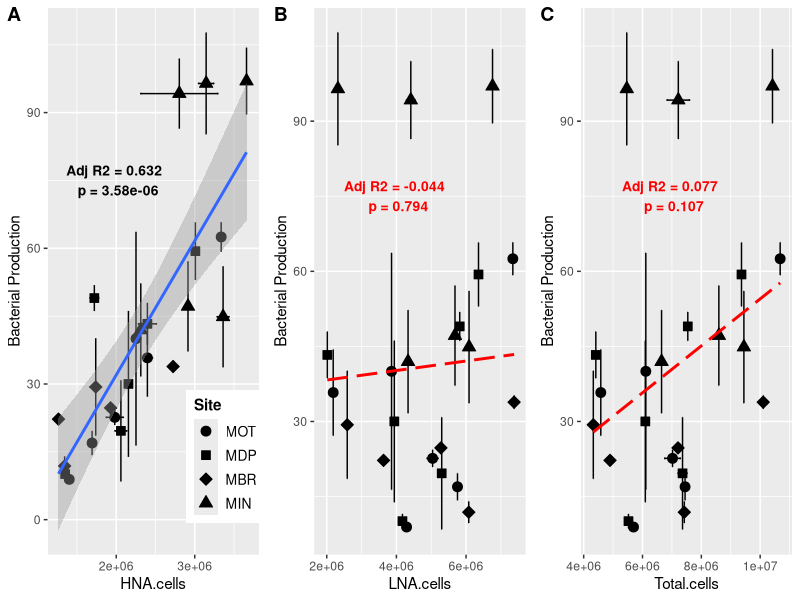

The R script that drew this image:
# March 4th, 2017 
# Marian L Schmidt 

# Load libraries
library(dplyr)
library(ggplot2)
library(cowplot)

# Read in the data 
raw_data <- read.table(file="data/Chloroplasts_removed/nochloro_HNA_LNA.tsv", header = TRUE)  %>%
  # Create matching column to go with Muskegon productivity data
  mutate(norep_filter_name = paste(substr(Sample_16S,1,4), substr(Sample_16S,6,9), sep = "")) %>%
  arrange(norep_filter_name)

# Subset out only the Muskegon and Surface samples 
muskegon_data <- raw_data %>%
  dplyr::filter(Lake == "Muskegon" & Depth == "Surface") %>%
  dplyr::select(norep_filter_name)


# Load in the productivity data
production <- read.csv(file="data/production_data.csv", header = TRUE) %>%    
  dplyr::filter(fraction == "Free" & limnion == "Surface") %>%                         # Select only rows that are free-living
  dplyr::select(names, tot_bacprod, SD_tot_bacprod) %>%         # Select relevant columns for total productivity
  mutate(tot_bacprod = round(tot_bacprod, digits = 2),          # Round to 2 decimals
         SD_tot_bacprod = round(SD_tot_bacprod, digits = 2) ) %>%      
  dplyr::rename(norep_filter_name = names) %>%                  # Rename to match other data frame
  arrange(norep_filter_name)

# Stop if the names do not match
stopifnot(muskegon_data$norep_filter_name == production$norep_filter_name)

# Combine the two muskegon data frames into one
combined_data <- left_join(muskegon_data, production, by = "norep_filter_name")

# Merge the combined data back into the original data frame (data)
data <- left_join(raw_data, combined_data, by = "norep_filter_name")

# Write out the file 
#write.table(data, file="data/Chloroplasts_removed/productivity_data.tsv", row.names=TRUE)




####################################################################################
####################################################################################
########################  Analysis of HNA/LNA/Total Cells vs Total Productivity
muskegon <- dplyr::filter(data, Lake == "Muskegon" & Depth == "Surface") %>%
  mutate(Site = factor(Site, levels = c("MOT", "MDP", "MBR", "MIN"))) 


lm_HNA <- lm(tot_bacprod ~ HNA.cells, data = muskegon)

HNA_vs_prod <- ggplot(muskegon, aes(x = HNA.cells, y = tot_bacprod)) + 
  geom_point(size = 3, aes(shape = Site), fill = "black") + 
  geom_errorbarh(aes(xmin = HNA.cells - HNA.sd, xmax = HNA.cells + HNA.sd)) + 
  geom_errorbar(aes(ymin = tot_bacprod - SD_tot_bacprod, max = tot_bacprod + SD_tot_bacprod)) + 
  scale_shape_manual(values = c(21, 22, 23, 24)) + 
  geom_smooth(method = "lm") + 
  ylab("Bacterial Production") +
  annotate("text", x = 2e+06, y=75, color = "black", fontface = "bold", size = 3.5,
           label = paste("Adj R2 =", round(summary(lm_HNA)$adj.r.squared, digits = 3), "\n", 
                         "p =", round(unname(summary(lm_HNA)$coefficients[,4][2]), digits = 8)))

lm_LNA <- lm(tot_bacprod ~ LNA.cells, data = muskegon)

LNA_vs_prod <- ggplot(muskegon, aes(x = LNA.cells, y = tot_bacprod)) + 
  geom_point(size = 3, aes(shape = Site), fill = "black") + 
  geom_errorbarh(aes(xmin = LNA.cells - LNA.sd, xmax = LNA.cells + LNA.sd)) + 
  geom_errorbar(aes(ymin = tot_bacprod - SD_tot_bacprod, max = tot_bacprod + SD_tot_bacprod)) + 
  scale_shape_manual(values = c(21, 22, 23, 24)) + 
  ylab("Bacterial Production") +
  geom_smooth(method = "lm", se = FALSE, linetype = "longdash", color = "red") + 
  annotate("text", x = 4e+06, y=75, color = "red", fontface = "bold", size = 3.5,
           label = paste("Adj R2 =", round(summary(lm_LNA)$adj.r.squared, digits = 3), "\n", 
                         "p =", round(unname(summary(lm_LNA)$coefficients[,4][2]), digits = 3)))

lm_total <- lm(tot_bacprod ~ Total.cells, data = muskegon)

Total_vs_prod <- ggplot(muskegon, aes(x = Total.cells, y = tot_bacprod)) + 
  geom_point(size = 3, aes(shape = Site), fill = "black") + 
  geom_errorbarh(aes(xmin = Total.cells - Total.count.sd, xmax = Total.cells + Total.count.sd)) + 
  geom_errorbar(aes(ymin = tot_bacprod - SD_tot_bacprod, max = tot_bacprod + SD_tot_bacprod)) + 
  scale_shape_manual(values = c(21, 22, 23, 24)) +
  ylab("Bacterial Production") +
  geom_smooth(method = "lm", se = FALSE, linetype = "longdash", color = "red") + 
  annotate("text", x = 7e+06, y=75, color = "red", fontface = "bold", size = 3.5,
           label = paste("Adj R2 =", round(summary(lm_total)$adj.r.squared, digits = 3), "\n", 
                         "p =", round(unname(summary(lm_total)$coefficients[,4][2]), digits = 3)))

# Put all three plots together into one 
totprod_plots <- plot_grid(HNA_vs_prod + theme(legend.position = c(0.84, 0.18),
                              legend.text = element_text(size = 10),
                              legend.title = element_text(size = 11, face = "bold")), 
          LNA_vs_prod + theme(legend.position = "none"), 
          Total_vs_prod + theme(legend.position = "none"),
          labels = c("A", "B", "C"), 
          ncol = 3)

# Save the plot to a file to call in the README
ggsave(plot = totprod_plots, 
       filename = "data/Chloroplasts_removed/HNA_vs_productivity.png", 
       width = 10, height = 4, units = "in", dpi = 500)


